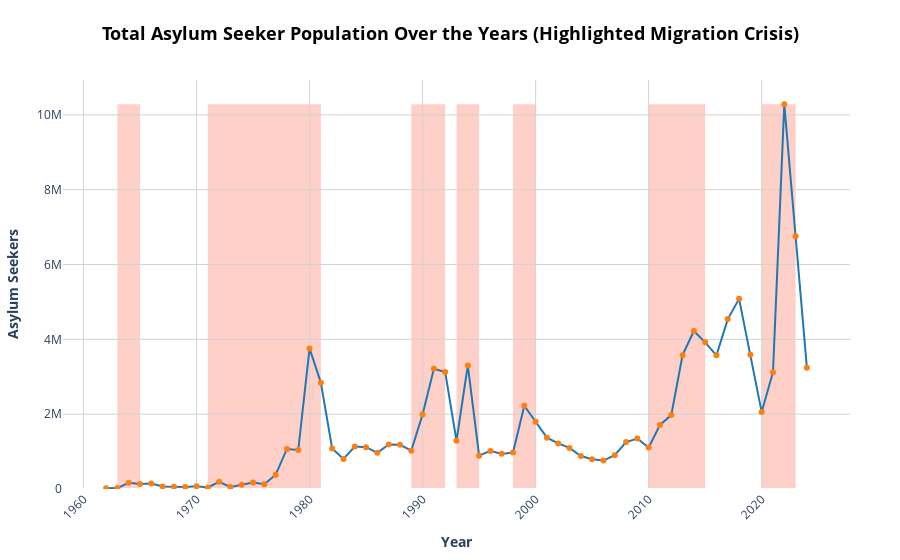
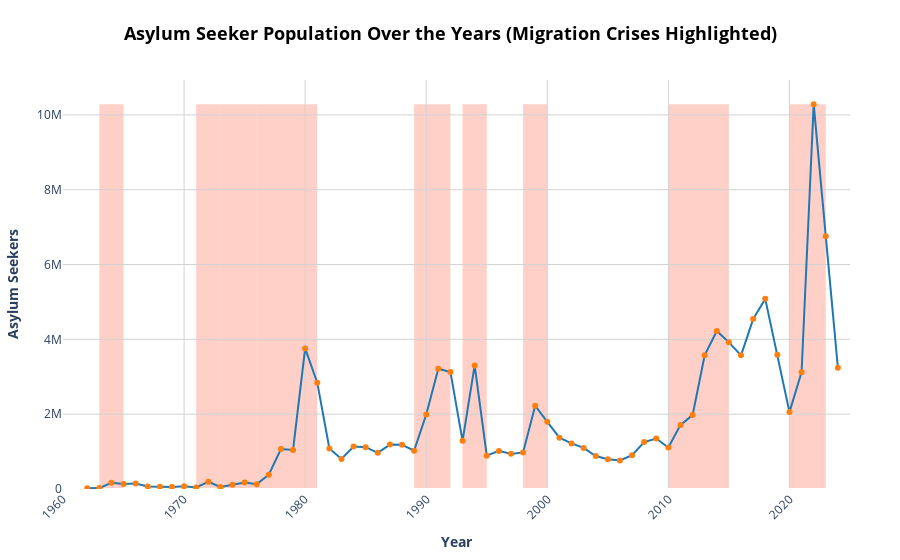

Write notebook code for charts like these, in order.
### Markdown cell above
## Asylum seekers over the years <a class="anchor" id="total_asylum"></a>
This graph shows how the asylum seeker population behave over the years, <br>
the highlighted zones represent an increment greater than 50%.<br>
Hovering over the graph lets you know which are the top 3 countries that contribute to that year migration.

### Code cell
visualization.Asylum_seekers_timeline().show()

### Figure 1 — Plotly figure (JSON) as saved in the notebook; plotly's stock layout.template omitted (floating-point values rounded to 4 significant figures)
{"data": [{"customdata": ["<b>Year: 1962<br>Total: 20,353<br><br>Top three origin countries:</b><br>Angola: 20,277<br>Iraq: 17<br>Dem. Rep. of the Congo: 13<br>Other: 46", "<b>Year: 1963<br>Total: 25,270<br><br>Top three origin countries:</b><br>Sudan: 13,000<br>Rwanda: 7,000<br>Angola: 5,000<br>Other: 270", "<b>Year: 1964<br>Total: 163,790<br><br>Top three origin countries:</b><br>Congo, Republic of: 58,700<br>Rwanda: 38,300<br>Angola: 25,000<br>Other: 41,790", "<b>Year: 1965<br>Total: 135,270<br><br>Top three origin countries:</b><br>Sudan: 61,700<br>Guinea-Bissau: 20,000<br>Angola: 20,000<br>Other: 33,570", "<b>Year: 1966<br>Total: 143,810<br><br>Top three origin countries:</b><br>Congo, Republic of: 45,000<br>Angola: 34,800<br>Sudan: 32,500<br>Other: 31,510", "<b>Year: 1967<br>Total: 68,180<br><br>Top three origin countries:</b><br>Ethiopia: 28,600<br>Sudan: 13,170<br>Angola: 12,400<br>Other: 14,010", "<b>Year: 1968<br>Total: 62,500<br><br>Top three origin countries:</b><br>Sudan: 15,510<br>Angola: 15,060<br>Zambia: 15,000<br>Other: 16,930", "<b>Year: 1969<br>Total: 52,400<br><br>Top three origin countries:</b><br>Angola: 20,480<br>Guinea-Bissau: 11,050<br>Sudan: 9,500<br>Other: 11,370", "<b>Year: 1970<br>Total: 72,513<br><br>Top three origin countries:</b><br>Ethiopia: 23,364<br>Mozambique: 16,720<br>Unknown/other: 7,699<br>Other: 24,730", "<b>Year: 1971<br>Total: 41,398<br><br>Top three origin countries:</b><br>Guinea-Bissau: 13,000<br>Sudan: 5,901<br>Unknown/other: 5,695<br>Other: 16,802", "<b>Year: 1972<br>Total: 192,564<br><br>Top three origin countries:</b><br>Burundi: 129,037<br>Malawi: 20,005<br>Angola: 8,955<br>Other: 34,567", "<b>Year: 1973<br>Total: 55,363<br><br>Top three origin countries:</b><br>Unknown/other: 15,427<br>Rwanda: 10,380<br>Angola: 5,780<br>Other: 23,776", "<b>Year: 1974<br>Total: 116,276<br><br>Top three origin countries:</b><br>Angola: 52,800<br>Unknown/other: 30,597<br>Rwanda: 11,140<br>Other: 21,739", "<b>Year: 1975<br>Total: 174,200<br><br>Top three origin countries:</b><br>Lao People's Dem. Rep.: 57,070<br>Ethiopia: 42,358<br>Cambodia: 26,595<br>Other: 48,177", "<b>Year: 1976<br>Total: 129,442<br><br>Top three origin countries:</b><br>Angola: 27,575<br>Lao People's Dem. Rep.: 23,485<br>Zimbabwe: 18,223<br>Other: 60,159", "<b>Year: 1977<br>Total: 381,959<br><br>Top three origin countries:</b><br>Dem. Rep. of the Congo: 220,721<br>Ethiopia: 42,226<br>Zimbabwe: 37,278<br>Other: 81,734", "<b>Year: 1978<br>Total: 1,070,264<br><br>Top three origin countries:</b><br>Ethiopia: 239,264<br>Myanmar: 196,000<br>Angola: 120,465<br>Other: 514,535", "<b>Year: 1979<br>Total: 1,042,860<br><br>Top three origin countries:</b><br>Ethiopia: 436,430<br>Viet Nam: 207,481<br>Uganda: 85,748<br>Other: 313,201", "<b>Year: 1980<br>Total: 3,758,283<br><br>Top three origin countries:</b><br>Ethiopia: 1,571,956<br>Afghanistan: 1,308,405<br>Uganda: 144,428<br>Other: 733,494", "<b>Year: 1981<br>Total: 2,842,696<br><br>Top three origin countries:</b><br>Afghanistan: 2,354,516<br>Unknown/other: 140,172<br>Viet Nam: 66,870<br>Other: 281,138", "<b>Year: 1982<br>Total: 1,085,662<br><br>Top three origin countries:</b><br>Afghanistan: 515,423<br>Uganda: 115,023<br>Viet Nam: 73,852<br>Other: 381,364", "<b>Year: 1983<br>Total: 804,312<br><br>Top three origin countries:</b><br>Rwanda: 220,655<br>Afghanistan: 204,003<br>Viet Nam: 55,162<br>Other: 324,492", "<b>Year: 1984<br>Total: 1,136,996<br><br>Top three origin countries:</b><br>Ethiopia: 259,530<br>Rwanda: 223,800<br>Chad: 171,865<br>Other: 481,801", "<b>Year: 1985<br>Total: 1,116,991<br><br>Top three origin countries:</b><br>Ethiopia: 334,923<br>Afghanistan: 199,926<br>Chad: 102,567<br>Other: 479,575", "<b>Year: 1986<br>Total: 967,311<br><br>Top three origin countries:</b><br>Afghanistan: 478,105<br>Unknown/other: 85,613<br>Sudan: 46,746<br>Other: 356,847", "<b>Year: 1987<br>Total: 1,187,938<br><br>Top three origin countries:</b><br>Afghanistan: 496,133<br>Sudan: 106,416<br>Mozambique: 106,001<br>Other: 479,388", "<b>Year: 1988<br>Total: 1,181,769<br><br>Top three origin countries:</b><br>Mozambique: 285,593<br>Afghanistan: 102,015<br>Unknown/other: 93,408<br>Other: 700,753", "<b>Year: 1989<br>Total: 1,024,573<br><br>Top three origin countries:</b><br>Mozambique: 220,117<br>Unknown/other: 148,245<br>Sudan: 89,289<br>Other: 566,922", "<b>Year: 1990<br>Total: 1,992,142<br><br>Top three origin countries:</b><br>Liberia: 738,613<br>Ethiopia: 184,368<br>Mozambique: 116,865<br>Other: 952,296", "<b>Year: 1991<br>Total: 3,212,153<br><br>Top three origin countries:</b><br>Iraq: 1,423,062<br>Myanmar: 400,205<br>Serbia and Kosovo: S/RES/1244 (1999): 167,779<br>Other: 1,221,107", "<b>Year: 1992<br>Total: 3,125,044<br><br>Top three origin countries:</b><br>Bosnia and Herzegovina: 460,751<br>Azerbaijan: 300,231<br>Somalia: 286,915<br>Other: 2,077,147", "<b>Year: 1993<br>Total: 1,287,930<br><br>Top three origin countries:</b><br>Liberia: 190,647<br>Togo: 160,618<br>Serbia and Kosovo: S/RES/1244 (1999): 100,330<br>Other: 836,335", "<b>Year: 1994<br>Total: 3,303,742<br><br>Top three origin countries:</b><br>Rwanda: 2,311,231<br>Liberia: 131,609<br>Burundi: 113,160<br>Other: 747,742", "<b>Year: 1995<br>Total: 890,584<br><br>Top three origin countries:</b><br>Croatia: 171,798<br>El Salvador: 75,611<br>Serbia and Kosovo: S/RES/1244 (1999): 59,096<br>Other: 584,079", "<b>Year: 1996<br>Total: 1,018,273<br><br>Top three origin countries:</b><br>Burundi: 147,003<br>Iraq: 92,937<br>Rwanda: 88,614<br>Other: 689,719", "<b>Year: 1997<br>Total: 938,994<br><br>Top three origin countries:</b><br>Burundi: 136,234<br>Sierra Leone: 78,507<br>Dem. Rep. of the Congo: 75,628<br>Other: 648,625", "<b>Year: 1998<br>Total: 977,354<br><br>Top three origin countries:</b><br>Sierra Leone: 283,603<br>Serbia and Kosovo: S/RES/1244 (1999): 131,529<br>Iraq: 41,509<br>Other: 520,713", "<b>Year: 1999<br>Total: 2,224,738<br><br>Top three origin countries:</b><br>Serbia and Kosovo: S/RES/1244 (1999): 990,247<br>Timor-Leste: 280,000<br>Dem. Rep. of the Congo: 144,510<br>Other: 809,981", "<b>Year: 2000<br>Total: 1,796,723<br><br>Top three origin countries:</b><br>Afghanistan: 633,338<br>Dem. Rep. of the Congo: 160,480<br>Eritrea: 101,023<br>Other: 901,882", "<b>Year: 2001<br>Total: 1,372,923<br><br>Top three origin countries:</b><br>Afghanistan: 358,249<br>North Macedonia: 100,193<br>Dem. Rep. of the Congo: 63,609<br>Other: 850,872", "<b>Year: 2002<br>Total: 1,219,163<br><br>Top three origin countries:</b><br>Afghanistan: 128,932<br>Liberia: 116,561<br>Dem. Rep. of the Congo: 74,900<br>Other: 898,770", "<b>Year: 2003<br>Total: 1,097,961<br><br>Top three origin countries:</b><br>Sudan: 123,448<br>Afghanistan: 119,193<br>Liberia: 102,818<br>Other: 752,502", "<b>Year: 2004<br>Total: 880,645<br><br>Top three origin countries:</b><br>Sudan: 161,918<br>Afghanistan: 111,572<br>Dem. Rep. of the Congo: 60,374<br>Other: 546,781", "<b>Year: 2005<br>Total: 796,631<br><br>Top three origin countries:</b><br>Afghanistan: 109,569<br>Togo: 55,914<br>Myanmar: 55,511<br>Other: 575,637", "<b>Year: 2006<br>Total: 760,915<br><br>Top three origin countries:</b><br>Afghanistan: 111,352<br>Somalia: 59,419<br>Iraq: 34,418<br>Other: 555,726", "<b>Year: 2007<br>Total: 903,205<br><br>Top three origin countries:</b><br>Iraq: 187,116<br>Afghanistan: 115,019<br>Somalia: 87,289<br>Other: 513,781", "<b>Year: 2008<br>Total: 1,255,665<br><br>Top three origin countries:</b><br>Somalia: 150,755<br>Iraq: 138,452<br>Afghanistan: 127,441<br>Other: 839,017", "<b>Year: 2009<br>Total: 1,349,840<br><br>Top three origin countries:</b><br>Dem. Rep. of the Congo: 176,031<br>Somalia: 170,907<br>Zimbabwe: 158,450<br>Other: 844,452", "<b>Year: 2010<br>Total: 1,106,948<br><br>Top three origin countries:</b><br>Somalia: 158,643<br>Zimbabwe: 149,377<br>Afghanistan: 136,158<br>Other: 662,770", "<b>Year: 2011<br>Total: 1,713,816<br><br>Top three origin countries:</b><br>Somalia: 336,164<br>Côte d'Ivoire: 241,045<br>Libya: 154,978<br>Other: 981,629", "<b>Year: 2012<br>Total: 1,974,939<br><br>Top three origin countries:</b><br>Syrian Arab Rep.: 680,042<br>Afghanistan: 158,375<br>Mali: 146,221<br>Other: 990,301", "<b>Year: 2013<br>Total: 3,578,218<br><br>Top three origin countries:</b><br>Syrian Arab Rep.: 2,265,655<br>Afghanistan: 148,019<br>Central African Rep.: 96,655<br>Other: 1,067,889", "<b>Year: 2014<br>Total: 4,224,482<br><br>Top three origin countries:</b><br>Syrian Arab Rep.: 1,724,889<br>South Sudan: 501,541<br>Pakistan: 319,028<br>Other: 1,679,024", "<b>Year: 2015<br>Total: 3,919,652<br><br>Top three origin countries:</b><br>Syrian Arab Rep.: 1,453,978<br>Afghanistan: 368,960<br>Burundi: 240,619<br>Other: 1,856,095", "<b>Year: 2016<br>Total: 3,573,444<br><br>Top three origin countries:</b><br>Syrian Arab Rep.: 759,114<br>South Sudan: 739,877<br>Afghanistan: 335,769<br>Other: 1,738,684", "<b>Year: 2017<br>Total: 4,541,717<br><br>Top three origin countries:</b><br>South Sudan: 1,005,888<br>Syrian Arab Rep.: 863,523<br>Myanmar: 677,996<br>Other: 1,994,310", "<b>Year: 2018<br>Total: 5,082,113<br><br>Top three origin countries:</b><br>Venezuela (Bolivarian Republic of): 2,528,744<br>Syrian Arab Rep.: 633,257<br>Afghanistan: 215,770<br>Other: 1,704,342", "<b>Year: 2019<br>Total: 3,591,477<br><br>Top three origin countries:</b><br>Venezuela (Bolivarian Republic of): 1,524,529<br>Afghanistan: 231,785<br>Syrian Arab Rep.: 142,197<br>Other: 1,692,966", "<b>Year: 2020<br>Total: 2,055,803<br><br>Top three origin countries:</b><br>Venezuela (Bolivarian Republic of): 572,886<br>Afghanistan: 175,760<br>Azerbaijan: 91,409<br>Other: 1,215,748", "<b>Year: 2021<br>Total: 3,122,800<br><br>Top three origin countries:</b><br>Afghanistan: 917,020<br>Venezuela (Bolivarian Republic of): 664,963<br>Syrian Arab Rep.: 126,992<br>Other: 1,413,825", "<b>Year: 2022<br>Total: 10,285,610<br><br>Top three origin countries:</b><br>Ukraine: 5,780,042<br>Venezuela (Bolivarian Republic of): 1,223,672<br>Afghanistan: 816,434<br>Other: 2,465,462", "<b>Year: 2023<br>Total: 6,754,870<br><br>Top three origin countries:</b><br>Ukraine: 1,082,208<br>Venezuela (Bolivarian Republic of): 1,021,351<br>Sudan: 810,161<br>Other: 3,841,150", "<b>Year: 2024<br>Total: 3,239,238<br><br>Top three origin countries:</b><br>Venezuela (Bolivarian Republic of): 680,192<br>Sudan: 465,878<br>Ukraine: 418,261<br>Other: 1,674,907"], "hovertemplate": "%{customdata}", "line": {"color": "#1f77b4", "width": 2}, "marker": {"color": "#ff7f0e", "size": 6}, "mode": "lines+markers", "name": "Total Asylum Seekers", "type": "scatter", "x": [1962, 1963, 1964, 1965, 1966, 1967, 1968, 1969, 1970, 1971, 1972, 1973, 1974, 1975, 1976, 1977, 1978, 1979, 1980, 1981, 1982, 1983, 1984, 1985, 1986, 1987, 1988, 1989, 1990, 1991, 1992, 1993, 1994, 1995, 1996, 1997, 1998, 1999, 2000, 2001, 2002, 2003, 2004, 2005, 2006, 2007, 2008, 2009, 2010, 2011, 2012, 2013, 2014, 2015, 2016, 2017, 2018, 2019, 2020, 2021, 2022, 2023, 2024], "y": [20353, 25270, 163790, 135270, 143810, 68180, 62500, 52400, 72513, 41398, 192564, 55363, 116276, 174200, 129442, 381959, 1070264, 1042860, 3758283, 2842696, 1085662, 804312, 1136996, 1116991, 967311, 1187938, 1181769, 1024573, 1992142, 3212153, 3125044, 1287930, 3303742, 890584, 1018273, 938994, 977354, 2224738, 1796723, 1372923, 1219163, 1097961, 880645, 796631, 760915, 903205, 1255665, 1349840, 1106948, 1713816, 1974939, 3578218, 4224482, 3919652, 3573444, 4541717, 5082113, 3591477, 2055803, 3122800, 10285610, 6754870, 3239238]}], "layout": {"hoverlabel": {"bgcolor": "white", "font": {"family": "Arial", "size": 12}}, "margin": {"b": 50, "l": 50, "r": 50, "t": 80}, "plot_bgcolor": "white", "shapes": [{"fillcolor": "rgba(255, 99, 71, 0.3)", "layer": "below", "line": {"width": 0}, "type": "rect", "x0": 1963, "x1": 1965, "y0": 0, "y1": 10285610}, {"fillcolor": "rgba(255, 99, 71, 0.3)", "layer": "below", "line": {"width": 0}, "type": "rect", "x0": 1971, "x1": 1973, "y0": 0, "y1": 10285610}, {"fillcolor": "rgba(255, 99, 71, 0.3)", "layer": "below", "line": {"width": 0}, "type": "rect", "x0": 1973, "x1": 1976, "y0": 0, "y1": 10285610}, {"fillcolor": "rgba(255, 99, 71, 0.3)", "layer": "below", "line": {"width": 0}, "type": "rect", "x0": 1976, "x1": 1979, "y0": 0, "y1": 10285610}, {"fillcolor": "rgba(255, 99, 71, 0.3)", "layer": "below", "line": {"width": 0}, "type": "rect", "x0": 1979, "x1": 1981, "y0": 0, "y1": 10285610}, {"fillcolor": "rgba(255, 99, 71, 0.3)", "layer": "below", "line": {"width": 0}, "type": "rect", "x0": 1989, "x1": 1992, "y0": 0, "y1": 10285610}, {"fillcolor": "rgba(255, 99, 71, 0.3)", "layer": "below", "line": {"width": 0}, "type": "rect", "x0": 1993, "x1": 1995, "y0": 0, "y1": 10285610}, {"fillcolor": "rgba(255, 99, 71, 0.3)", "layer": "below", "line": {"width": 0}, "type": "rect", "x0": 1998, "x1": 2000, "y0": 0, "y1": 10285610}, {"fillcolor": "rgba(255, 99, 71, 0.3)", "layer": "below", "line": {"width": 0}, "type": "rect", "x0": 2010, "x1": 2015, "y0": 0, "y1": 10285610}, {"fillcolor": "rgba(255, 99, 71, 0.3)", "layer": "below", "line": {"width": 0}, "type": "rect", "x0": 2020, "x1": 2023, "y0": 0, "y1": 10285610}], "title": {"font": {"color": "black", "size": 18}, "text": "<b>Total Asylum Seeker Population Over the Years (Highlighted Migration Crisis)</b>", "x": 0.5}, "xaxis": {"gridcolor": "lightgrey", "showgrid": true, "tickangle": -45, "title": {"text": "<b>Year</b>"}, "zeroline": false}, "yaxis": {"gridcolor": "lightgrey", "rangemode": "tozero", "showgrid": true, "title": {"text": "<b>Asylum Seekers</b>"}}}}

### Figure 2 — Plotly figure (JSON) as saved in the notebook; plotly's stock layout.template omitted (floating-point values rounded to 4 significant figures)
{"data": [{"customdata": ["<b>Year: 1962<br>Total: 20,353<br><br>Top three origin countries:</b><br>Angola: 20,277<br>Iraq: 17<br>Dem. Rep. of the Congo: 13<br>Other: 46", "<b>Year: 1963<br>Total: 25,270<br><br>Top three origin countries:</b><br>Sudan: 13,000<br>Rwanda: 7,000<br>Angola: 5,000<br>Other: 270", "<b>Year: 1964<br>Total: 163,790<br><br>Top three origin countries:</b><br>Congo, Republic of: 58,700<br>Rwanda: 38,300<br>Angola: 25,000<br>Other: 41,790", "<b>Year: 1965<br>Total: 135,270<br><br>Top three origin countries:</b><br>Sudan: 61,700<br>Guinea-Bissau: 20,000<br>Angola: 20,000<br>Other: 33,570", "<b>Year: 1966<br>Total: 143,810<br><br>Top three origin countries:</b><br>Congo, Republic of: 45,000<br>Angola: 34,800<br>Sudan: 32,500<br>Other: 31,510", "<b>Year: 1967<br>Total: 68,180<br><br>Top three origin countries:</b><br>Ethiopia: 28,600<br>Sudan: 13,170<br>Angola: 12,400<br>Other: 14,010", "<b>Year: 1968<br>Total: 62,500<br><br>Top three origin countries:</b><br>Sudan: 15,510<br>Angola: 15,060<br>Zambia: 15,000<br>Other: 16,930", "<b>Year: 1969<br>Total: 52,400<br><br>Top three origin countries:</b><br>Angola: 20,480<br>Guinea-Bissau: 11,050<br>Sudan: 9,500<br>Other: 11,370", "<b>Year: 1970<br>Total: 72,513<br><br>Top three origin countries:</b><br>Ethiopia: 23,364<br>Mozambique: 16,720<br>Unknown/other: 7,699<br>Other: 24,730", "<b>Year: 1971<br>Total: 41,398<br><br>Top three origin countries:</b><br>Guinea-Bissau: 13,000<br>Sudan: 5,901<br>Unknown/other: 5,695<br>Other: 16,802", "<b>Year: 1972<br>Total: 192,564<br><br>Top three origin countries:</b><br>Burundi: 129,037<br>Malawi: 20,005<br>Angola: 8,955<br>Other: 34,567", "<b>Year: 1973<br>Total: 55,363<br><br>Top three origin countries:</b><br>Unknown/other: 15,427<br>Rwanda: 10,380<br>Angola: 5,780<br>Other: 23,776", "<b>Year: 1974<br>Total: 116,276<br><br>Top three origin countries:</b><br>Angola: 52,800<br>Unknown/other: 30,597<br>Rwanda: 11,140<br>Other: 21,739", "<b>Year: 1975<br>Total: 174,200<br><br>Top three origin countries:</b><br>Lao People's Dem. Rep.: 57,070<br>Ethiopia: 42,358<br>Cambodia: 26,595<br>Other: 48,177", "<b>Year: 1976<br>Total: 129,442<br><br>Top three origin countries:</b><br>Angola: 27,575<br>Lao People's Dem. Rep.: 23,485<br>Zimbabwe: 18,223<br>Other: 60,159", "<b>Year: 1977<br>Total: 381,959<br><br>Top three origin countries:</b><br>Dem. Rep. of the Congo: 220,721<br>Ethiopia: 42,226<br>Zimbabwe: 37,278<br>Other: 81,734", "<b>Year: 1978<br>Total: 1,070,264<br><br>Top three origin countries:</b><br>Ethiopia: 239,264<br>Myanmar: 196,000<br>Angola: 120,465<br>Other: 514,535", "<b>Year: 1979<br>Total: 1,042,860<br><br>Top three origin countries:</b><br>Ethiopia: 436,430<br>Viet Nam: 207,481<br>Uganda: 85,748<br>Other: 313,201", "<b>Year: 1980<br>Total: 3,758,283<br><br>Top three origin countries:</b><br>Ethiopia: 1,571,956<br>Afghanistan: 1,308,405<br>Uganda: 144,428<br>Other: 733,494", "<b>Year: 1981<br>Total: 2,842,696<br><br>Top three origin countries:</b><br>Afghanistan: 2,354,516<br>Unknown/other: 140,172<br>Viet Nam: 66,870<br>Other: 281,138", "<b>Year: 1982<br>Total: 1,085,662<br><br>Top three origin countries:</b><br>Afghanistan: 515,423<br>Uganda: 115,023<br>Viet Nam: 73,852<br>Other: 381,364", "<b>Year: 1983<br>Total: 804,312<br><br>Top three origin countries:</b><br>Rwanda: 220,655<br>Afghanistan: 204,003<br>Viet Nam: 55,162<br>Other: 324,492", "<b>Year: 1984<br>Total: 1,136,996<br><br>Top three origin countries:</b><br>Ethiopia: 259,530<br>Rwanda: 223,800<br>Chad: 171,865<br>Other: 481,801", "<b>Year: 1985<br>Total: 1,116,991<br><br>Top three origin countries:</b><br>Ethiopia: 334,923<br>Afghanistan: 199,926<br>Chad: 102,567<br>Other: 479,575", "<b>Year: 1986<br>Total: 967,311<br><br>Top three origin countries:</b><br>Afghanistan: 478,105<br>Unknown/other: 85,613<br>Sudan: 46,746<br>Other: 356,847", "<b>Year: 1987<br>Total: 1,187,938<br><br>Top three origin countries:</b><br>Afghanistan: 496,133<br>Sudan: 106,416<br>Mozambique: 106,001<br>Other: 479,388", "<b>Year: 1988<br>Total: 1,181,769<br><br>Top three origin countries:</b><br>Mozambique: 285,593<br>Afghanistan: 102,015<br>Unknown/other: 93,408<br>Other: 700,753", "<b>Year: 1989<br>Total: 1,024,573<br><br>Top three origin countries:</b><br>Mozambique: 220,117<br>Unknown/other: 148,245<br>Sudan: 89,289<br>Other: 566,922", "<b>Year: 1990<br>Total: 1,992,142<br><br>Top three origin countries:</b><br>Liberia: 738,613<br>Ethiopia: 184,368<br>Mozambique: 116,865<br>Other: 952,296", "<b>Year: 1991<br>Total: 3,212,153<br><br>Top three origin countries:</b><br>Iraq: 1,423,062<br>Myanmar: 400,205<br>Serbia and Kosovo: S/RES/1244 (1999): 167,779<br>Other: 1,221,107", "<b>Year: 1992<br>Total: 3,125,044<br><br>Top three origin countries:</b><br>Bosnia and Herzegovina: 460,751<br>Azerbaijan: 300,231<br>Somalia: 286,915<br>Other: 2,077,147", "<b>Year: 1993<br>Total: 1,287,930<br><br>Top three origin countries:</b><br>Liberia: 190,647<br>Togo: 160,618<br>Serbia and Kosovo: S/RES/1244 (1999): 100,330<br>Other: 836,335", "<b>Year: 1994<br>Total: 3,303,742<br><br>Top three origin countries:</b><br>Rwanda: 2,311,231<br>Liberia: 131,609<br>Burundi: 113,160<br>Other: 747,742", "<b>Year: 1995<br>Total: 890,584<br><br>Top three origin countries:</b><br>Croatia: 171,798<br>El Salvador: 75,611<br>Serbia and Kosovo: S/RES/1244 (1999): 59,096<br>Other: 584,079", "<b>Year: 1996<br>Total: 1,018,273<br><br>Top three origin countries:</b><br>Burundi: 147,003<br>Iraq: 92,937<br>Rwanda: 88,614<br>Other: 689,719", "<b>Year: 1997<br>Total: 938,994<br><br>Top three origin countries:</b><br>Burundi: 136,234<br>Sierra Leone: 78,507<br>Dem. Rep. of the Congo: 75,628<br>Other: 648,625", "<b>Year: 1998<br>Total: 977,354<br><br>Top three origin countries:</b><br>Sierra Leone: 283,603<br>Serbia and Kosovo: S/RES/1244 (1999): 131,529<br>Iraq: 41,509<br>Other: 520,713", "<b>Year: 1999<br>Total: 2,224,738<br><br>Top three origin countries:</b><br>Serbia and Kosovo: S/RES/1244 (1999): 990,247<br>Timor-Leste: 280,000<br>Dem. Rep. of the Congo: 144,510<br>Other: 809,981", "<b>Year: 2000<br>Total: 1,796,723<br><br>Top three origin countries:</b><br>Afghanistan: 633,338<br>Dem. Rep. of the Congo: 160,480<br>Eritrea: 101,023<br>Other: 901,882", "<b>Year: 2001<br>Total: 1,372,923<br><br>Top three origin countries:</b><br>Afghanistan: 358,249<br>North Macedonia: 100,193<br>Dem. Rep. of the Congo: 63,609<br>Other: 850,872", "<b>Year: 2002<br>Total: 1,219,163<br><br>Top three origin countries:</b><br>Afghanistan: 128,932<br>Liberia: 116,561<br>Dem. Rep. of the Congo: 74,900<br>Other: 898,770", "<b>Year: 2003<br>Total: 1,097,961<br><br>Top three origin countries:</b><br>Sudan: 123,448<br>Afghanistan: 119,193<br>Liberia: 102,818<br>Other: 752,502", "<b>Year: 2004<br>Total: 880,645<br><br>Top three origin countries:</b><br>Sudan: 161,918<br>Afghanistan: 111,572<br>Dem. Rep. of the Congo: 60,374<br>Other: 546,781", "<b>Year: 2005<br>Total: 796,631<br><br>Top three origin countries:</b><br>Afghanistan: 109,569<br>Togo: 55,914<br>Myanmar: 55,511<br>Other: 575,637", "<b>Year: 2006<br>Total: 760,915<br><br>Top three origin countries:</b><br>Afghanistan: 111,352<br>Somalia: 59,419<br>Iraq: 34,418<br>Other: 555,726", "<b>Year: 2007<br>Total: 903,205<br><br>Top three origin countries:</b><br>Iraq: 187,116<br>Afghanistan: 115,019<br>Somalia: 87,289<br>Other: 513,781", "<b>Year: 2008<br>Total: 1,255,665<br><br>Top three origin countries:</b><br>Somalia: 150,755<br>Iraq: 138,452<br>Afghanistan: 127,441<br>Other: 839,017", "<b>Year: 2009<br>Total: 1,349,840<br><br>Top three origin countries:</b><br>Dem. Rep. of the Congo: 176,031<br>Somalia: 170,907<br>Zimbabwe: 158,450<br>Other: 844,452", "<b>Year: 2010<br>Total: 1,106,948<br><br>Top three origin countries:</b><br>Somalia: 158,643<br>Zimbabwe: 149,377<br>Afghanistan: 136,158<br>Other: 662,770", "<b>Year: 2011<br>Total: 1,713,816<br><br>Top three origin countries:</b><br>Somalia: 336,164<br>Côte d'Ivoire: 241,045<br>Libya: 154,978<br>Other: 981,629", "<b>Year: 2012<br>Total: 1,974,939<br><br>Top three origin countries:</b><br>Syrian Arab Rep.: 680,042<br>Afghanistan: 158,375<br>Mali: 146,221<br>Other: 990,301", "<b>Year: 2013<br>Total: 3,578,218<br><br>Top three origin countries:</b><br>Syrian Arab Rep.: 2,265,655<br>Afghanistan: 148,019<br>Central African Rep.: 96,655<br>Other: 1,067,889", "<b>Year: 2014<br>Total: 4,224,482<br><br>Top three origin countries:</b><br>Syrian Arab Rep.: 1,724,889<br>South Sudan: 501,541<br>Pakistan: 319,028<br>Other: 1,679,024", "<b>Year: 2015<br>Total: 3,919,652<br><br>Top three origin countries:</b><br>Syrian Arab Rep.: 1,453,978<br>Afghanistan: 368,960<br>Burundi: 240,619<br>Other: 1,856,095", "<b>Year: 2016<br>Total: 3,573,444<br><br>Top three origin countries:</b><br>Syrian Arab Rep.: 759,114<br>South Sudan: 739,877<br>Afghanistan: 335,769<br>Other: 1,738,684", "<b>Year: 2017<br>Total: 4,541,717<br><br>Top three origin countries:</b><br>South Sudan: 1,005,888<br>Syrian Arab Rep.: 863,523<br>Myanmar: 677,996<br>Other: 1,994,310", "<b>Year: 2018<br>Total: 5,082,113<br><br>Top three origin countries:</b><br>Venezuela (Bolivarian Republic of): 2,528,744<br>Syrian Arab Rep.: 633,257<br>Afghanistan: 215,770<br>Other: 1,704,342", "<b>Year: 2019<br>Total: 3,591,477<br><br>Top three origin countries:</b><br>Venezuela (Bolivarian Republic of): 1,524,529<br>Afghanistan: 231,785<br>Syrian Arab Rep.: 142,197<br>Other: 1,692,966", "<b>Year: 2020<br>Total: 2,055,803<br><br>Top three origin countries:</b><br>Venezuela (Bolivarian Republic of): 572,886<br>Afghanistan: 175,760<br>Azerbaijan: 91,409<br>Other: 1,215,748", "<b>Year: 2021<br>Total: 3,122,800<br><br>Top three origin countries:</b><br>Afghanistan: 917,020<br>Venezuela (Bolivarian Republic of): 664,963<br>Syrian Arab Rep.: 126,992<br>Other: 1,413,825", "<b>Year: 2022<br>Total: 10,285,610<br><br>Top three origin countries:</b><br>Ukraine: 5,780,042<br>Venezuela (Bolivarian Republic of): 1,223,672<br>Afghanistan: 816,434<br>Other: 2,465,462", "<b>Year: 2023<br>Total: 6,754,870<br><br>Top three origin countries:</b><br>Ukraine: 1,082,208<br>Venezuela (Bolivarian Republic of): 1,021,351<br>Sudan: 810,161<br>Other: 3,841,150", "<b>Year: 2024<br>Total: 3,239,238<br><br>Top three origin countries:</b><br>Venezuela (Bolivarian Republic of): 680,192<br>Sudan: 465,878<br>Ukraine: 418,261<br>Other: 1,674,907"], "hovertemplate": "%{customdata}", "line": {"color": "#1f77b4", "width": 2}, "marker": {"color": "#ff7f0e", "size": 6}, "mode": "lines+markers", "name": "Total Asylum Seekers", "type": "scatter", "x": [1962, 1963, 1964, 1965, 1966, 1967, 1968, 1969, 1970, 1971, 1972, 1973, 1974, 1975, 1976, 1977, 1978, 1979, 1980, 1981, 1982, 1983, 1984, 1985, 1986, 1987, 1988, 1989, 1990, 1991, 1992, 1993, 1994, 1995, 1996, 1997, 1998, 1999, 2000, 2001, 2002, 2003, 2004, 2005, 2006, 2007, 2008, 2009, 2010, 2011, 2012, 2013, 2014, 2015, 2016, 2017, 2018, 2019, 2020, 2021, 2022, 2023, 2024], "y": [20353, 25270, 163790, 135270, 143810, 68180, 62500, 52400, 72513, 41398, 192564, 55363, 116276, 174200, 129442, 381959, 1070264, 1042860, 3758283, 2842696, 1085662, 804312, 1136996, 1116991, 967311, 1187938, 1181769, 1024573, 1992142, 3212153, 3125044, 1287930, 3303742, 890584, 1018273, 938994, 977354, 2224738, 1796723, 1372923, 1219163, 1097961, 880645, 796631, 760915, 903205, 1255665, 1349840, 1106948, 1713816, 1974939, 3578218, 4224482, 3919652, 3573444, 4541717, 5082113, 3591477, 2055803, 3122800, 10285610, 6754870, 3239238]}], "layout": {"hoverlabel": {"bgcolor": "white", "font": {"family": "Arial", "size": 12}}, "margin": {"b": 50, "l": 50, "r": 50, "t": 80}, "plot_bgcolor": "white", "shapes": [{"fillcolor": "rgba(255, 99, 71, 0.3)", "layer": "below", "line": {"width": 0}, "type": "rect", "x0": 1963, "x1": 1965, "y0": 0, "y1": 10285610}, {"fillcolor": "rgba(255, 99, 71, 0.3)", "layer": "below", "line": {"width": 0}, "type": "rect", "x0": 1971, "x1": 1973, "y0": 0, "y1": 10285610}, {"fillcolor": "rgba(255, 99, 71, 0.3)", "layer": "below", "line": {"width": 0}, "type": "rect", "x0": 1973, "x1": 1976, "y0": 0, "y1": 10285610}, {"fillcolor": "rgba(255, 99, 71, 0.3)", "layer": "below", "line": {"width": 0}, "type": "rect", "x0": 1976, "x1": 1979, "y0": 0, "y1": 10285610}, {"fillcolor": "rgba(255, 99, 71, 0.3)", "layer": "below", "line": {"width": 0}, "type": "rect", "x0": 1979, "x1": 1981, "y0": 0, "y1": 10285610}, {"fillcolor": "rgba(255, 99, 71, 0.3)", "layer": "below", "line": {"width": 0}, "type": "rect", "x0": 1989, "x1": 1992, "y0": 0, "y1": 10285610}, {"fillcolor": "rgba(255, 99, 71, 0.3)", "layer": "below", "line": {"width": 0}, "type": "rect", "x0": 1993, "x1": 1995, "y0": 0, "y1": 10285610}, {"fillcolor": "rgba(255, 99, 71, 0.3)", "layer": "below", "line": {"width": 0}, "type": "rect", "x0": 1998, "x1": 2000, "y0": 0, "y1": 10285610}, {"fillcolor": "rgba(255, 99, 71, 0.3)", "layer": "below", "line": {"width": 0}, "type": "rect", "x0": 2010, "x1": 2015, "y0": 0, "y1": 10285610}, {"fillcolor": "rgba(255, 99, 71, 0.3)", "layer": "below", "line": {"width": 0}, "type": "rect", "x0": 2020, "x1": 2023, "y0": 0, "y1": 10285610}], "title": {"font": {"color": "black", "size": 18}, "text": "<b>Asylum Seeker Population Over the Years (Migration Crises Highlighted)</b>", "x": 0.5}, "xaxis": {"gridcolor": "lightgrey", "range": [1960, 2025], "showgrid": true, "tickangle": -45, "title": {"text": "<b>Year</b>"}, "zeroline": false}, "yaxis": {"gridcolor": "lightgrey", "rangemode": "tozero", "showgrid": true, "title": {"text": "<b>Asylum Seekers</b>"}}}}
